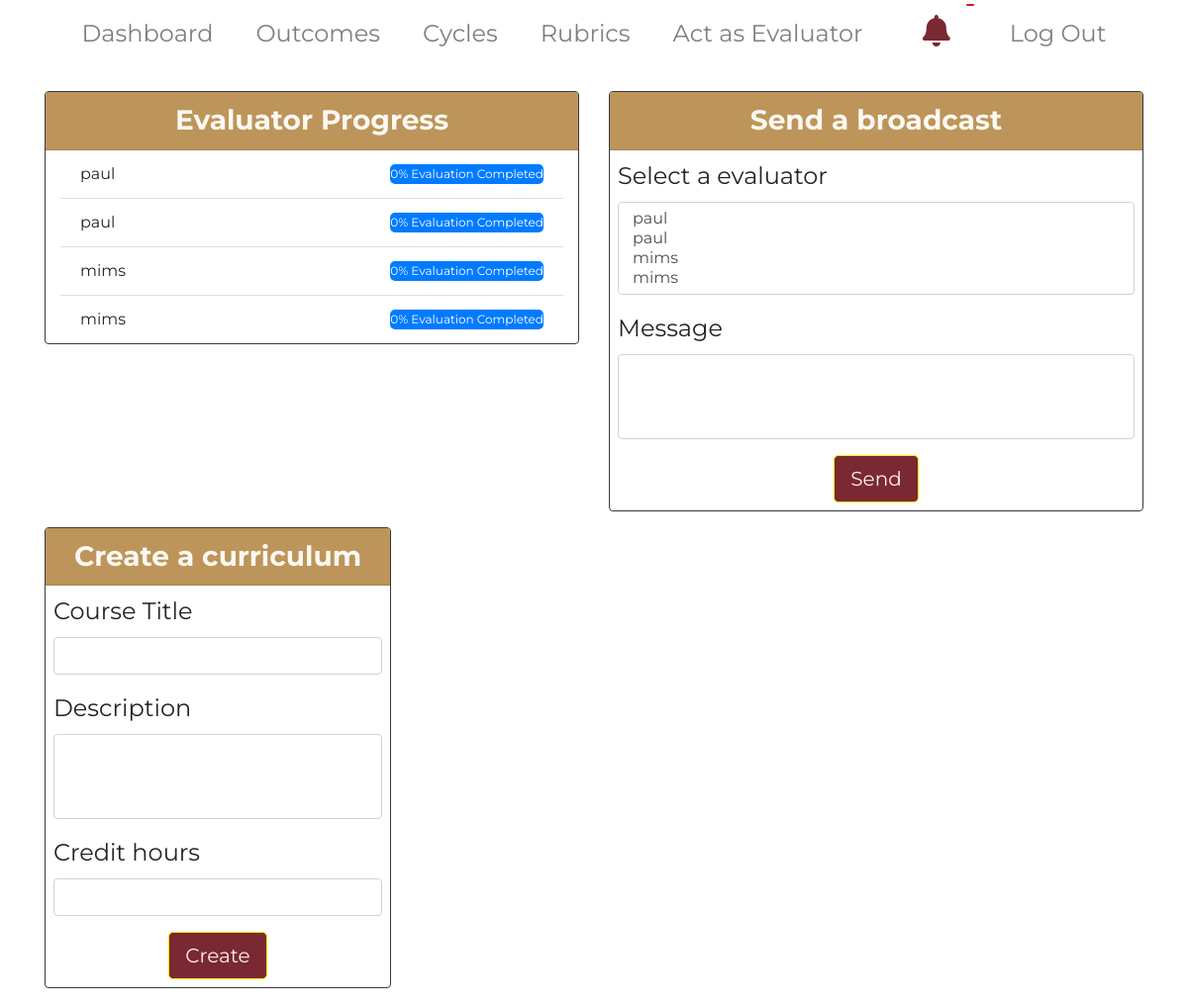
Page /home (signed in) on the earlier database version.
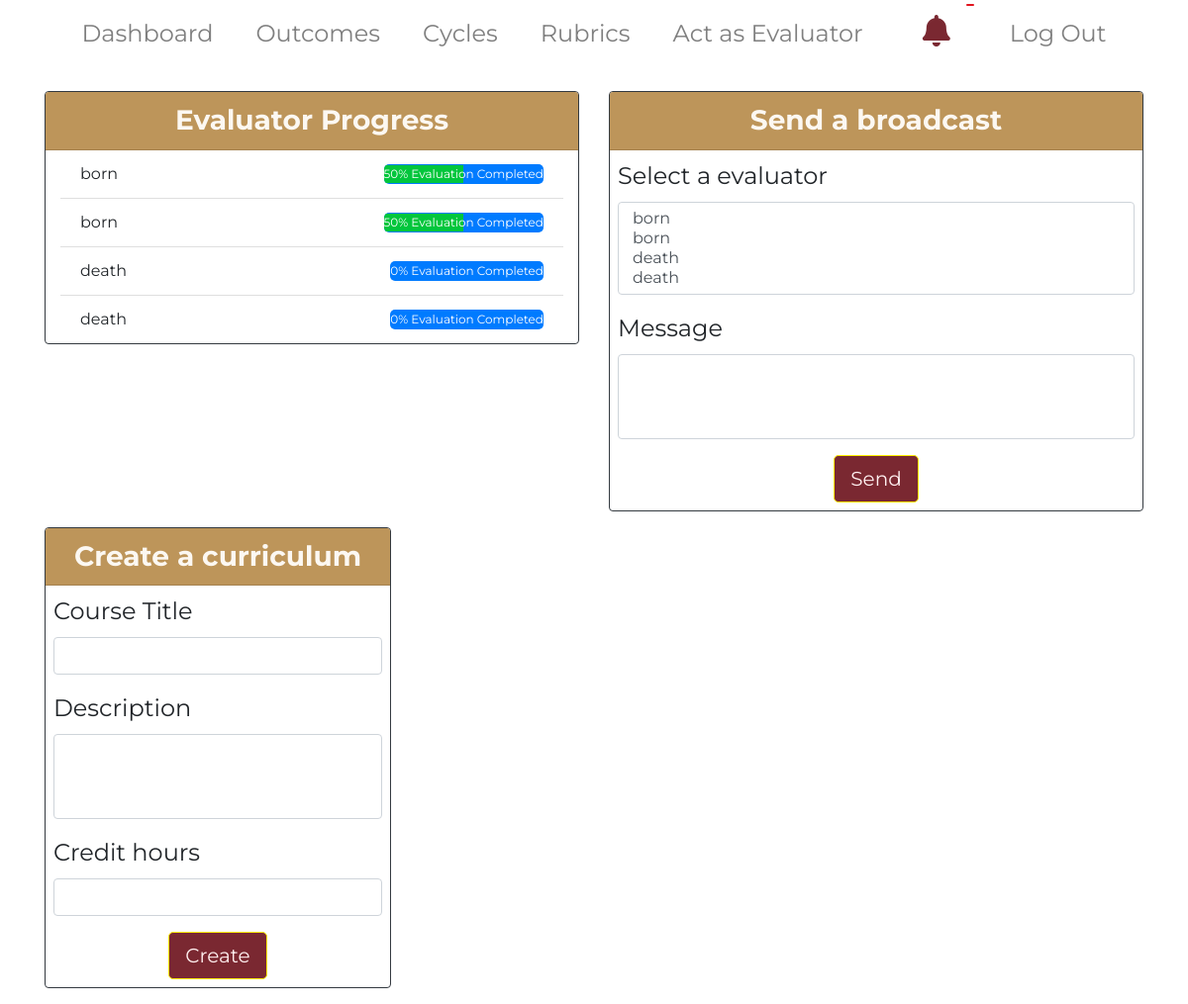
Same page on the later database version.
### main/models.py (models this page shows)
class Evaluator(models.Model):
    name = models.CharField(max_length=100)
    email = models.CharField(max_length=200)
    invited_by = models.CharField(max_length=200, default="Admin")
    perc_completed = models.FloatField(null=True,blank=True,default=0.0)
    def __str__(self):
        return self.name

### main/views.py (the view, shortened to what this page needs)
# urls.py: path('home', views.evaluatorhome, name='evaluatorhome'),
@login_required
def evaluatorhome(request):
    if request.user.is_superuser:
        cyc = Cycle.objects.all()
        mycyc = 0
        for cycles in cyc:
            if(cycles.isCurrent):
                mycyc = cycles
        outcome_a = Outcome.objects.all()
        outcome_list = []
        for oc in outcome_a:
            for v in oc.cycle.all():
                if(v == mycyc):
                    outcome_list.append(oc)
        measure_a = Measure.objects.all()
        measure_list = []
        for me in measure_a:
            for o in outcome_list:
                if(me.outcome==o):
                    measure_list.append(me)
        eval_a = Evaluator.objects.all()
        evaluator_list = []
        for eval in eval_a:
            for mymea in measure_list:
                for eval_more in mymea.evaluator.all():
                    if(eval==eval_more):
                        evaluator_list.append(eval)
        context = {'evaluator':evaluator_list}
        return render(request, 'main/adminhome.html', context)

### main/templates/main/adminhome.html (shortened to what this page needs)
{% extends  'main/adminbase.html' %}
{%load static%}
{%block body_block%}
<div class = "container-fluid">
  <div class = "container" id = "main_content">
<div class = "row">
    <div class = "col col-lg-6 col-md-6 col-sm-12 col-xs-12 col-12">
       <div class = "card border-dark mb-3">
         <h3 class = "card-header title text-center"> Evaluator Progress </h3>
         <div class="container">
          <ul class="list-group list-group-flush ">
         {% for eval in evaluator %}
             <li class = "list-group-item d-flex justify-content-between d-flex align-items-center">{{eval}}
           <div class="progress progress-admin ">
               <div class="progress-bar bg-danger " role="progressbar" aria-valuenow="40"
               aria-valuemin="0" aria-valuemax="100" style="width:{{eval.perc_completed}}%">
                 {{eval.perc_completed|floatformat:0}}% Evaluation Completed
               </div>
           </div>
         </li>
           {% endfor %}
         </ul>
         </div>
       </div>
     </div>
     <div class = "col col-lg-6 col-md-6 col-sm-12 col-xs-12 col-12">
        <div class = "card border-dark mb-3">
          <h3 class = "card-header title text-center"> Send a broadcast </h3>
          <div class="container p-2">
            <form action = "{%url 'main:broadcast'%}" method = 'POST'>
            <div class="form-group">
              <label for="exampleFormControlSelect2">Select a evaluator</label>
              <select multiple class="form-control" id="exampleFormControlSelect2" name = "evaluator">
                {%for ev in evaluator%}
                <option value = "{{ev.email}}">{{ev.name}}</option>
                {%endfor%}
              </select>
            </div>
            <div class="form-group">
              <label for="exampleFormControlTextarea1">Message</label>
              <textarea class="form-control" id="exampleFormControlTextarea1" rows="3" name="message"></textarea>
            </div>
            <div class = "text-center">
              <button type="submit" class="btn btn-primary btn-lg">Send</button>
            </div>
          </form>
          </div>
        </div>
      </div>
</div>
<div class = "row">
  <div class = "col col-lg-4 col-sm-12 col-xs-12 col-12">
    <div class = "card border-dark mb-3">
      <h3 class = "card-header title text-center"> Create a curriculum </h3>
      <div class="container p-2">
        <form action = "{%url 'main:create_curriculum'%}" method = 'POST'>
        <div class="form-group">
          <label for="exampleFormControlSelect2">Course Title</label>
          <input class="form-control" type="text" name="title"></input>
        </div>
        <div class="form-group">
          <label for="exampleFormControlTextarea1">Description</label>
          <textarea class="form-control" id="exampleFormControlTextarea1" rows="3" name="description"></textarea>
        </div>
        <div class="form-group">
          <label for="exampleFormControlTextarea1">Credit hours</label>
          <input class="form-control" type="number" name="credit_hours"></input>
        </div>
        <div class = "text-center">
          <button type="submit" class="btn btn-primary btn-lg">Create</button>
        </div>
      </form>
      </div>
    </div>
  </div>
</div>
</div>
</div>
{%endblock%}

Differences in the rows shown:
no longer on this page (row unchanged): Evaluator: name "paul", perc_completed "0"
no longer on this page (row unchanged): Evaluator: name "mims", perc_completed "0"
added Evaluator: name "born", perc_completed "50"
added Evaluator: name "death", perc_completed "0"
Other differences:
form field evaluator: "paul / paul / mims / mims" → "born / born / death / death"
